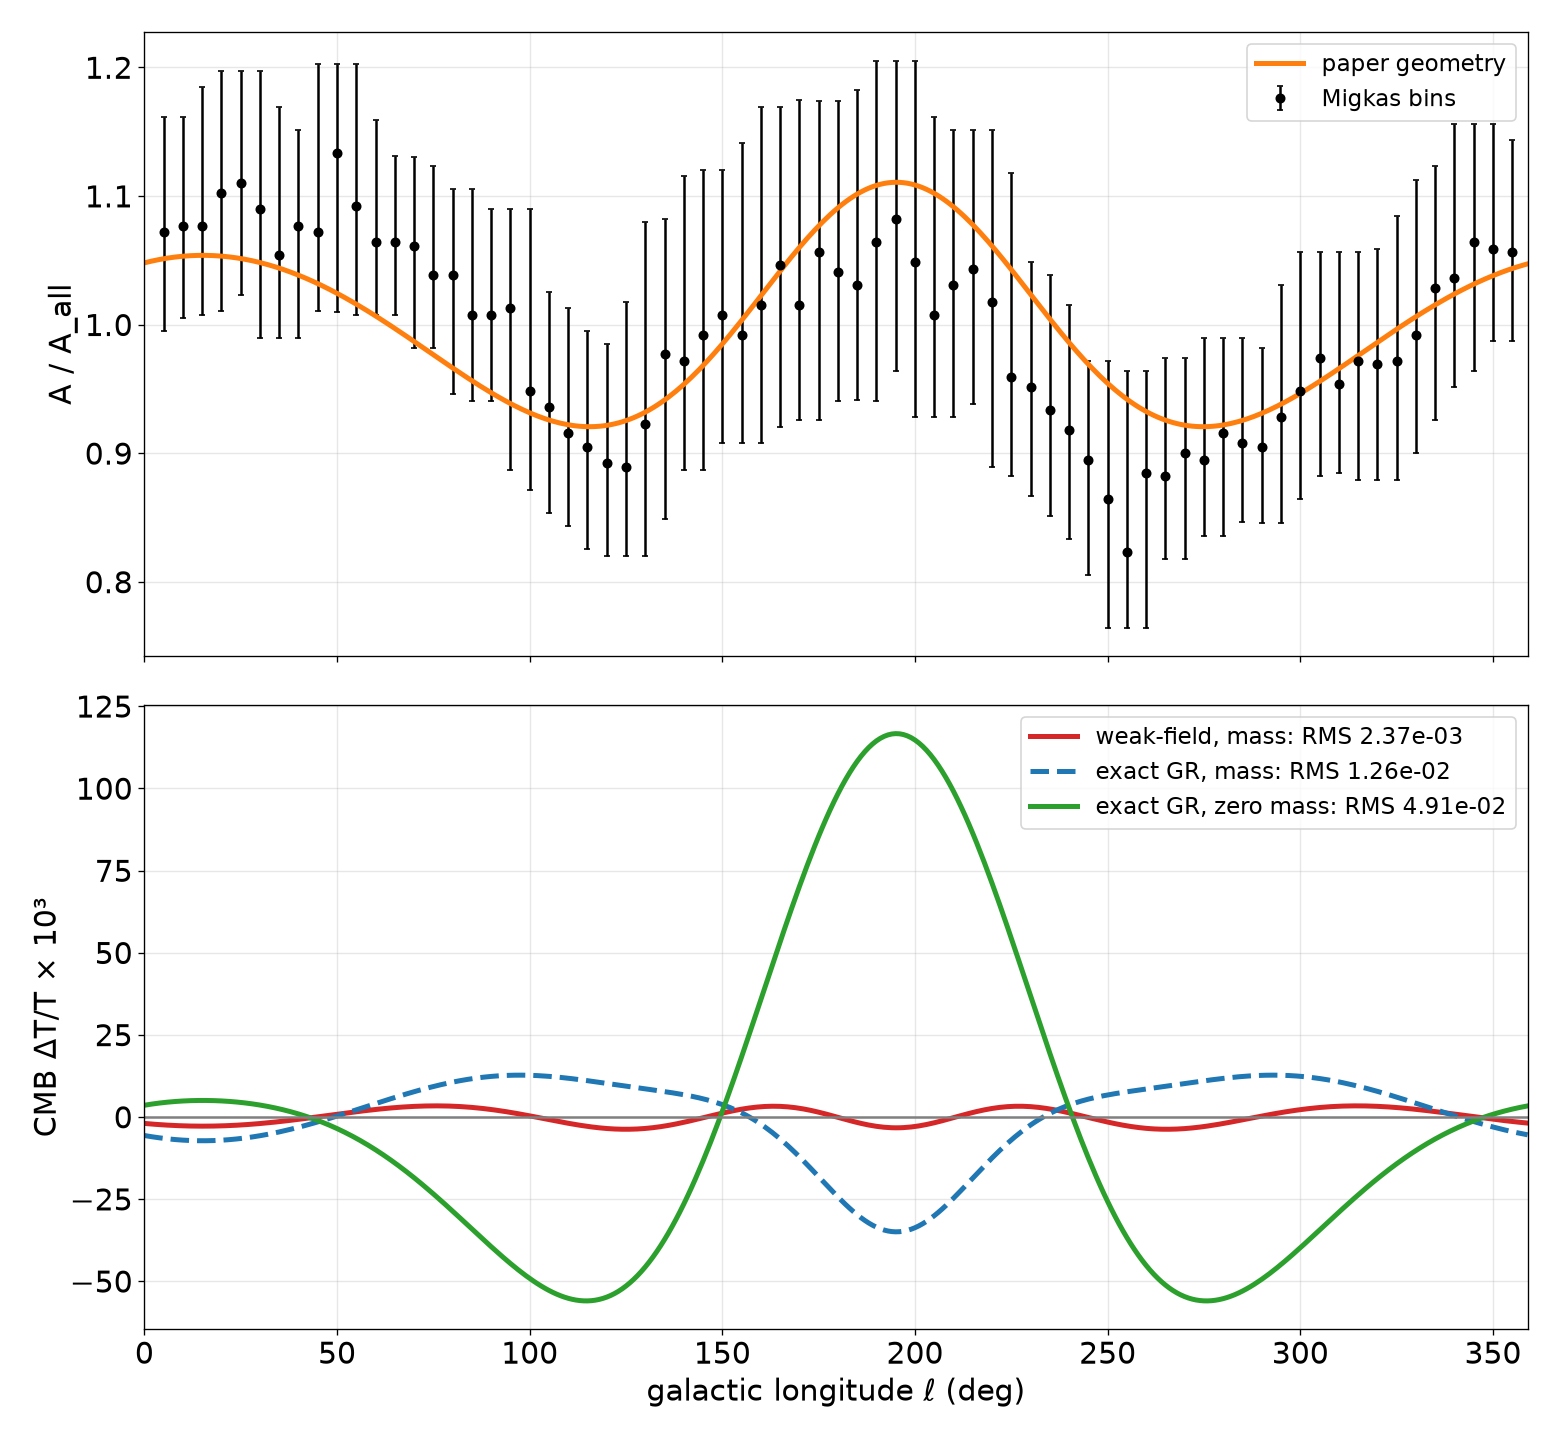

Generate this figure with Python:
exec(open("paper_repro/stretch/chain_stretch.py").read().split("D,Rv,phi0")[0])
import numpy as np
def S_gr(beta1,q,mu,s,phi,ell=ELL):
    th=np.radians(ell-phi); xe0=1+q*np.cos(th); ye0=q*np.sin(th); re0=np.hypot(xe0,ye0)
    ro,re=s,s*re0
    # exact radial Schwarzschild geodesics: conserved E, local speed vs static observers
    Eo2=(1-2*mu)/(1-beta1**2); Ee2=(1-2*mu/re0)/(1-(beta1*re0)**2)
    vo2=1-(1-2*mu/ro)/Eo2; ve2=1-(1-2*mu/re)/Ee2
    if np.any(np.asarray(1-(beta1*re0)**2)<=0) or vo2<=0 or vo2>=1 or np.any(ve2<=0) or np.any(ve2>=1): return None
    vo,ve=np.sqrt(vo2),np.sqrt(ve2); xe,ye=s*xe0,s*ye0; dx,dy=ro-xe,-ye
    a=vo2-1; b=2*dx*vo; c=dx**2+dy**2; tf=(-b-np.sqrt(b*b-4*a*c))/(2*a)
    nx,ny=(dx+vo*tf)/tf,dy/tf; bex,bey=ve*xe/re,ve*ye/re
    go,ge=1/np.sqrt(1-vo2),1/np.sqrt(1-ve2)
    Dm=go*(1-vo*nx)/(ge*(1-(bex*nx+bey*ny))); Dg=np.sqrt((1-2*mu/re)/(1-2*mu/ro))
    return Dm*Dg,Dm,Dg
p1=np.array(P2full,float); p0=p1.copy(); p0[2]=0
out={}
for nm,p,fn in (("weak-field, mass",p1,S_model),("exact GR, mass",p1,S_gr),("exact GR, zero mass",p0,S_gr)):
    o=fn(*p); out[nm]=resid(G_FULL,o[0]); print(nm,rms(out[nm]))
b_=np.loadtxt("migkas-A-vs-angle-bins.csv",delimiter=",",skiprows=1)
plt.rcParams.update({"font.size":18}); fig,ax=plt.subplots(2,1,figsize=(13,12),sharex=True)
ax[0].errorbar(b_[:,0],b_[:,1],yerr=[b_[:,2],b_[:,3]],fmt="o",color="k",ms=5,capsize=2,label="Migkas bins")
ax[0].plot(ELL,full,lw=3,color="tab:orange",label="paper geometry"); ax[0].set_ylabel("A / A_all"); ax[0].legend(fontsize=14); ax[0].grid(alpha=.3)
for (nm,R),c,ls in zip(out.items(),("tab:red","tab:blue","tab:green"),("-","--","-")):
    ax[1].plot(ELL,R*1e3,color=c,ls=ls,lw=3,label=f"{nm}: RMS {rms(R):.2e}")
ax[1].axhline(0,color="gray"); ax[1].set_ylabel("CMB ΔT/T × 10³"); ax[1].set_xlabel("galactic longitude ℓ (deg)")
ax[1].legend(fontsize=14); ax[1].grid(alpha=.3); ax[1].set_xlim(0,359)
plt.tight_layout(); plt.savefig("paper_repro/stretch/gr_exact.png",dpi=120)
